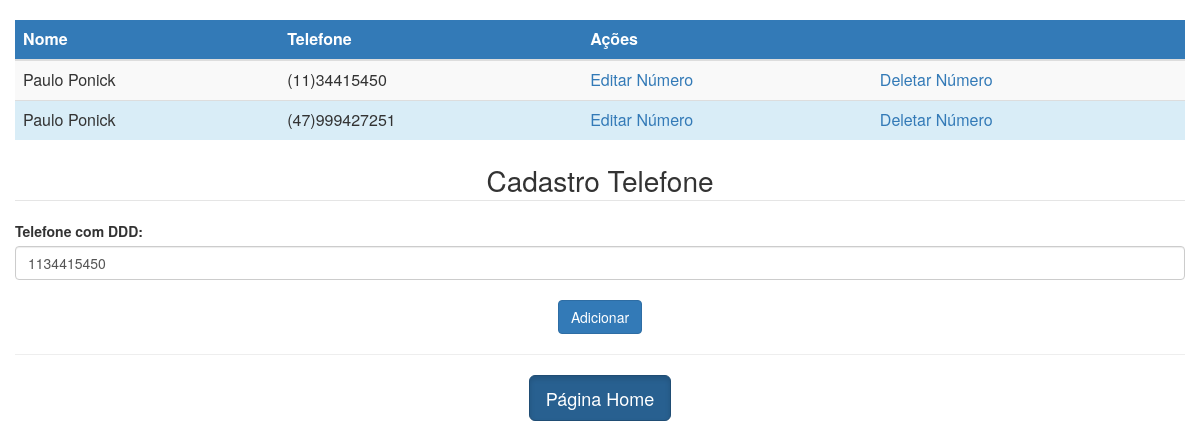
Page /telefone.php?cod=1&id=1&action=editTelefone on the committed database.
### tables this page shows
CREATE TABLE `contacts` (
  `Id` int(10) UNSIGNED NOT NULL,
  `AreaCode` int(11) NOT NULL,
  `PhoneNumber` int(11) NOT NULL,
  `IdStudents` int(11) NOT NULL
);

CREATE TABLE `students` (
  `Id` int(10) UNSIGNED NOT NULL,
  `Name` varchar(50) NOT NULL,
  `Identification` bigint(20) NOT NULL,
  `Email` varchar(50) DEFAULT NULL,
  `RecordDate` datetime NOT NULL,
  `ZipCode` int(11) DEFAULT NULL,
  `ChangeDate` datetime DEFAULT NULL,
  `State` enum('AC','AL','AM','AP','BA','CE','DF','ES','GO','MA','MG','MS','MT','PA','PB','PE','PI','PR','RJ','RN','RO','RR','RS','SC','SE','SP','TO') DEFAULT NULL
);

### telefone.php (the view, shortened to what this page needs)
<?php
$conexao = mysqli_connect("localhost", "root", "", "school");
$editTelefone = "";
?>
<html lang="pt-BR">
<head>
    <link rel="stylesheet" href="https://maxcdn.bootstrapcdn.com/bootstrap/3.3.6/css/bootstrap.min.css">
    <link rel="stylesheet" href="./style.css">
<body>
    <?php
    $Id_User = $_GET['id'];
    $queryTelefone = "SELECT con.Id AS Id_Telefone,stu.Name AS Nome, concat('(',con.AreaCode,')', con.PhoneNumber) AS Telefone
            FROM contacts con
            JOIN students stu ON con.IdStudents=stu.Id
            WHERE con.IdStudents = $Id_User";
    $resultadosTel = mysqli_query($conexao, $queryTelefone);
    echo '<div class="container-fluid">';
    echo '<table class="table table-striped table-dark"> <br>';
    echo '<thead>';
    echo '<tr class="bg-primary"><th scope="col">Nome</th>'
        . '<th scope="col">Telefone</th>'
        . '<th colspan=2 scope="col">Ações</th>'
        . '</tr> </thead> <tbody>';
    while ($row_user = mysqli_fetch_array($resultadosTel)) {
        echo "<tr class='bg-info'><td>$row_user[Nome]</td>"
            . "<td>$row_user[Telefone]</td>"
            . "<td><a href='telefone.php?cod=" . $row_user['Id_Telefone'] . "&id=$Id_User&action=editTelefone' name='btn_edit' id='btn_edit'>Editar Número</a></td>"
            . "<td><a href='telefone.php?cod=" . $row_user['Id_Telefone'] . "&id=$Id_User&action=delTelefone' name='btn_del' id='btn_del'>Deletar Número</a></td></tr>";
    }
    echo "</tbody> </table>";
    if (isset($_GET['cod']) && isset($_GET['action'])) {
        $codTelefone = $_GET['cod'];
        if ($_GET['action'] == "delTelefone") {
            $queryDelTelefone = "DELETE FROM contacts
            WHERE Id = $codTelefone";
            mysqli_query($conexao, $queryDelTelefone);
            echo "Número deletado com sucesso!";
            header("Location: http://localhost/telefone.php?id=$Id_User&action=editTel");
        } else if ($_GET['action'] == 'editTelefone') {
            $queryEditar = mysqli_query($conexao, "SELECT con.AreaCode, con.PhoneNumber, stu.Id AS Id_Cad
            FROM contacts con
            LEFT JOIN students stu on con.IdStudents=stu.Id
            WHERE con.Id= $codTelefone");
            $arrayEdit = mysqli_fetch_array($queryEditar);
            if (mysqli_num_rows($queryEditar)) {
                $editTelefone = $arrayEdit['AreaCode'] . $arrayEdit['PhoneNumber'];
            }
        }
    }
    ?>
    <form action="./addPhone.php" method="post">
        <legend class="form-titulo">Cadastro Telefone</legend>
        <div class="form-group">
            <div class="input-tel">
                <label>Telefone com DDD:</label>
                <input type="text" id="add_tel" name="add_tel" class="form-control" value="<?= $editTelefone ?>" onkeypress="$(this).mask('(00) 90000-0000')">
            </div>
            <br>
            <div class="div-button">
                <button type="submit" name="btn_add" id="btn_add" style="cursor: pointer;" class="btn btn-primary">Adicionar</button>
            </div>
        </div>
    </form>
    <hr>
    <div class="container">
        <div class="row">
            <div class="col-xs-12 col-sm-12 col-md-12">
                <div v-for="job in job">
                    <div class="text-center">
                        <a href="http://localhost/index.php" class="btn btn-primary btn-lg active" role="button" aria-pressed="true">Página Home</a>
                    </div>
                </div>
            </div>
        </div>
    </div>
</body>
</head>
</html>

### style.css (style rules this page uses)
body { background: #fff; }
.form-titulo { text-align: center; font-size: 28px; }
.div-button { text-align: center; font-size: 32px; }

### rows in the picture
contacts: IdStudents.Name "Paulo Ponick", row_user "(11)34415450", add_tel "1134415450"
contacts: IdStudents.Name "Paulo Ponick", row_user "(47)999427251"
